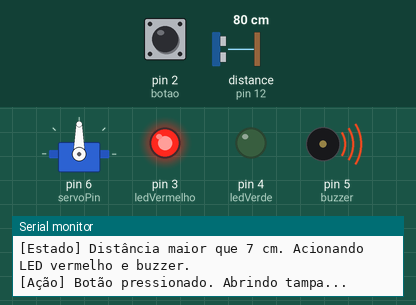
Simulated run of this sketch. Board: Arduino Uno, built with avr-gcc and run on an emulated ATmega328P. Parts: servo, output pins drawn as LEDs (lit = HIGH), buzzer (waves = sounding), the last lines printed to the serial monitor. Wiring (inferred from the names in the program): ultrasonic range finder: trigger pin 13; echo pin 12. The inputs (shaded band) are chosen by the test bench; at power-on: distance to the obstacle (sensor on pin 12) 80 cm, pin 2 (botao) HIGH. The echo pulse lasts 58.3 µs per cm; pins used as bus, display or sensor lines are not drawn.

Above: at 4.9 s.
5.0 s: distance to the obstacle (sensor on pin 12) set to 2 cm
At 8.4 s:
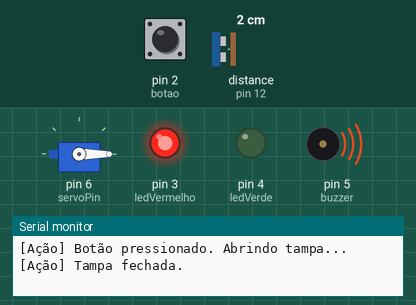
At 11.8 s:
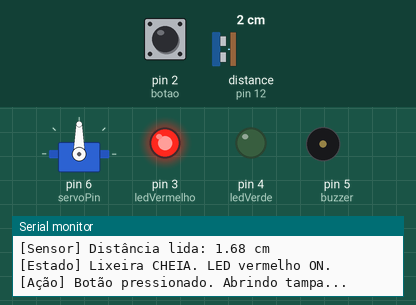
14.9 s: distance to the obstacle (sensor on pin 12) set to 9 cm
At 15.7 s:
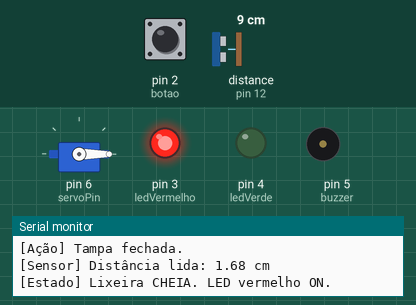
Timing chart, 0 to 30.5 s (numbered marks = the images above; inputs shaded):
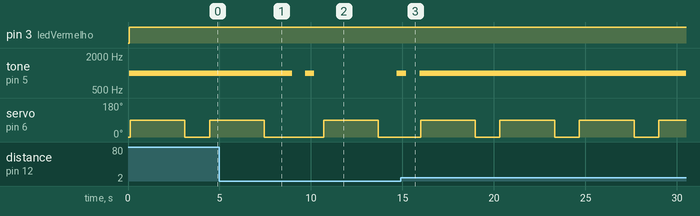

Measured:
- after the input at 5.0 s, tone on pin 5 (buzzer): 1000 Hz → silent after 4.0 s, → 1000 Hz 0.71 s later, → silent 0.50 s later, → 1000 Hz 4.5 s later
- by itself, servo on pin 6 (servoPin): alternates 90° for 3.0 s and 0° for 1.3 s

The sketch:

lixeiraInt.ino
```cpp
#include <Servo.h>

const int trigPin = 13;
const int echoPin = 12;
const int ledVerde = 4;
const int ledVermelho = 3;
const int buzzer = 5;
const int botao = 2;
const int servoPin = 6;

const float LIMITE_CHEIO = 6.0;
const float LIMITE_VAZIO = 7.0;

Servo servo;

int contadorApitos = 0;
const int maxApitos = 3;

void setup() {
  pinMode(trigPin, OUTPUT);
  pinMode(echoPin, INPUT);
  pinMode(ledVerde, OUTPUT);
  pinMode(ledVermelho, OUTPUT);
  pinMode(buzzer, OUTPUT);
  pinMode(botao, INPUT_PULLUP);
  servo.attach(servoPin);
  servo.write(0);
  Serial.begin(9600);
  Serial.println("Sistema iniciado.");
}

float lerDistancia() {
  digitalWrite(trigPin, LOW);
  delayMicroseconds(2);
  digitalWrite(trigPin, HIGH);
  delayMicroseconds(10);
  digitalWrite(trigPin, LOW);

  long duracao = pulseIn(echoPin, HIGH, 30000);

  if (duracao == 0) {
    Serial.println("[Sensor] Falha na leitura (timeout).");
    return 999;
  }

  float distancia = duracao * 0.034 / 2;
  return distancia;
}

void verificarLixeira() {
  float distancia = lerDistancia();

  Serial.print("[Sensor] Distância lida: ");
  Serial.print(distancia);
  Serial.println(" cm");

  if (distancia <= LIMITE_CHEIO) {
    Serial.println("[Estado] Lixeira CHEIA. LED vermelho ON.");
    digitalWrite(ledVermelho, HIGH);
    digitalWrite(ledVerde, LOW);
    if (contadorApitos < maxApitos) {
      tone(buzzer, 1000);
      contadorApitos++;
      delay(500);
      noTone(buzzer);
      delay(500);
    }
  }
  else if (distancia > LIMITE_VAZIO) {
    Serial.println("[Estado] Distância maior que 7 cm. Acionando LED vermelho e buzzer.");
    digitalWrite(ledVermelho, HIGH);
    digitalWrite(ledVerde, LOW);
    tone(buzzer, 1000);
  } else {
    Serial.println("[Estado] Lixeira VAZIA. LED verde ON, buzzer OFF.");
    digitalWrite(ledVermelho, LOW);
    digitalWrite(ledVerde, HIGH);
    noTone(buzzer);
    contadorApitos = 0;
  }
}

void loop() {
  verificarLixeira();

  if (digitalRead(botao) == HIGH) {
    Serial.println("[Ação] Botão pressionado. Abrindo tampa...");
    servo.write(90);
    delay(3000);
    servo.write(0);
    Serial.println("[Ação] Tampa fechada.");
    delay(1000);
    verificarLixeira();
  }

  delay(200);
}
```
